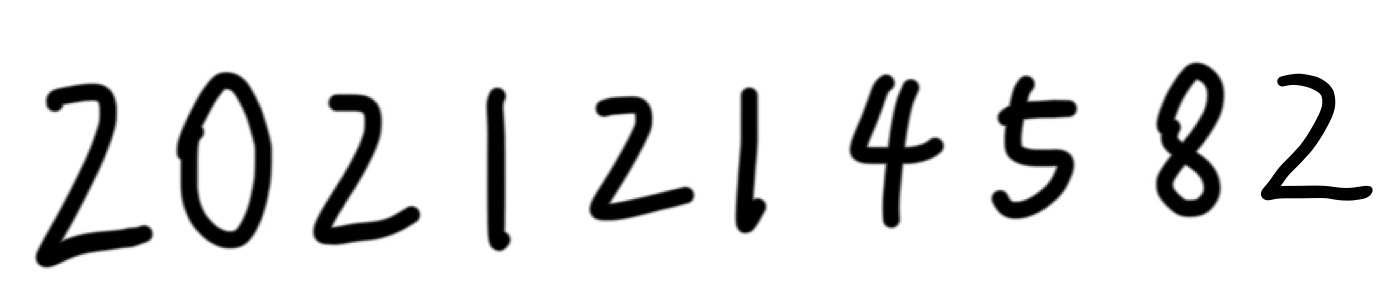
#> input picture assinment_3/`WB~PDH%AMPJI4L2I6VVM54.png, 1392 x 298 px, found by its file name
$ python spilt_mine.py
#> lines starting #> are read from the running program, lines starting #| are printed output that depends on the picture
from PIL import Image

def split_and_save_digits(image_path, output_folder):
    # 打开图片
#> called with image_path = 'assinment_3\\`WB~PDH%AMPJI4L2I6VVM54.png', output_folder = 'assinment_3/split'
    image = Image.open(image_path)
#> image is the input picture: PIL image 1392x298 RGB; mean R, G, B 226.6, 226.6, 226.6

    # 获取图片尺寸
    width, height = image.size
#> width = 1392; height = 298

    # 每个数字的宽度
    digit_width = width // 10
#> digit_width = 139

    # 创建输出文件夹
    os.makedirs(output_folder, exist_ok=True)

    # 分割数字并保存
    for i in range(10):
        left = i * digit_width
        right = (i + 1) * digit_width

        # 分割图像
        digit_image = image.crop((left, 0, right, height))

        # 保存分割后的数字图片
        digit_image.save(os.path.join(output_folder, f"{i}.png"))
#> this loop made 10 passes
#> pass 1, in split_and_save_digits, `digit_image = image.crop((left, 0, right, height))`:
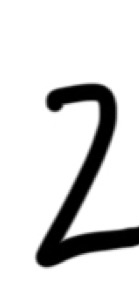
#> digit_image: PIL image 139x298 RGB; min 0, max 255, mean 219.2
#> pass 2, in split_and_save_digits, `digit_image = image.crop((left, 0, right, height))`:
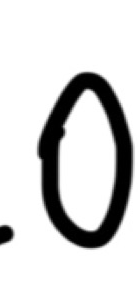
#> digit_image: PIL image 139x298 RGB; min 0, max 255, mean 213.5
#> pass 3, in split_and_save_digits, `digit_image = image.crop((left, 0, right, height))`:
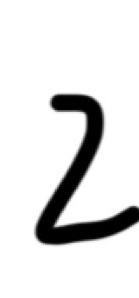
#> digit_image: PIL image 139x298 RGB; mean R, G, B 225.7, 225.7, 225.7
#> after the loop:
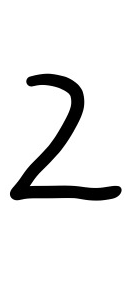
#> digit_image: PIL image 139x298 RGB; min 0, max 255, mean 234

if __name__ == "__main__":
    import os

    # 输入图片路径和输出文件夹路径
    image_path = r"assinment_3\`WB~PDH%AMPJI4L2I6VVM54.png"
    output_folder = r"assinment_3/split"

    # 执行分割与保存
    split_and_save_digits(image_path, output_folder)

    print("分割完成，数字图片已保存到指定文件夹。")

$ run again, with assinment_3/id3.png copied over assinment_3/`WB~PDH%AMPJI4L2I6VVM54.png
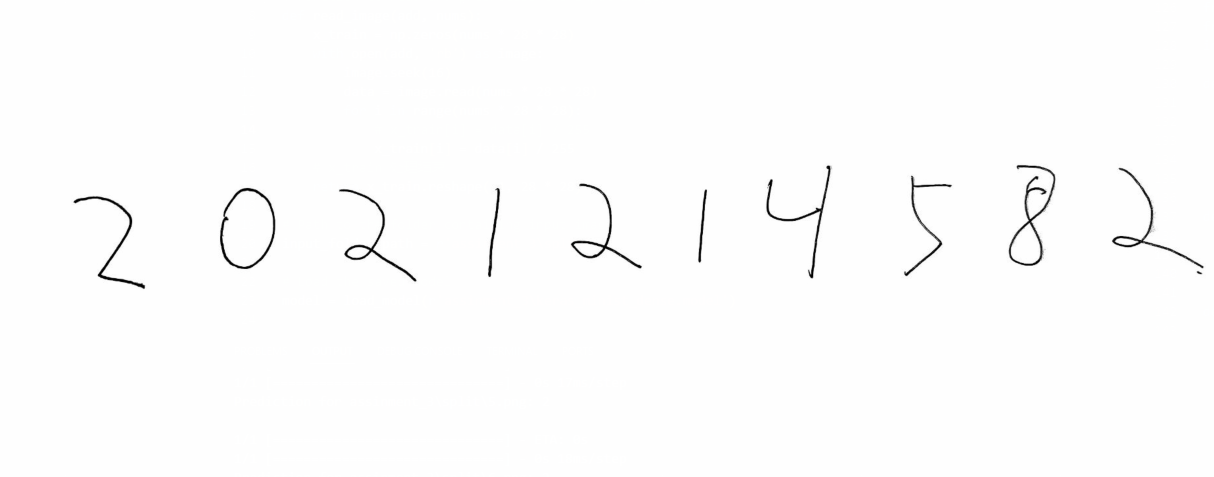
#> input picture assinment_3/id3.png, 1214 x 477 px, found by its file name
#> in split_and_save_digits, image is the input picture: PIL image 1214x477 RGB; mean R, G, B 252.3, 252.3, 252.3
#> the loop in split_and_save_digits, `for i in range(10):` made 10 passes
#> pass 1, in split_and_save_digits, `digit_image = image.crop((left, 0, right, height))`:
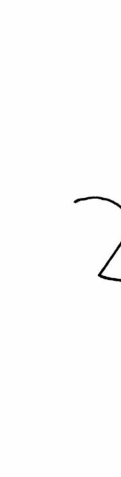
#> digit_image: PIL image 121x477 RGB; min 0, max 255, mean 252.8
#> after the loop in split_and_save_digits, `for i in range(10):`:
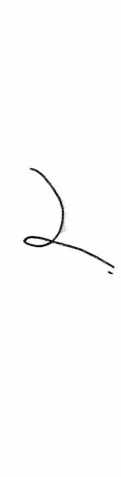
#> digit_image: PIL image 121x477 RGB; mean R, G, B 252.1, 252.1, 252.1
